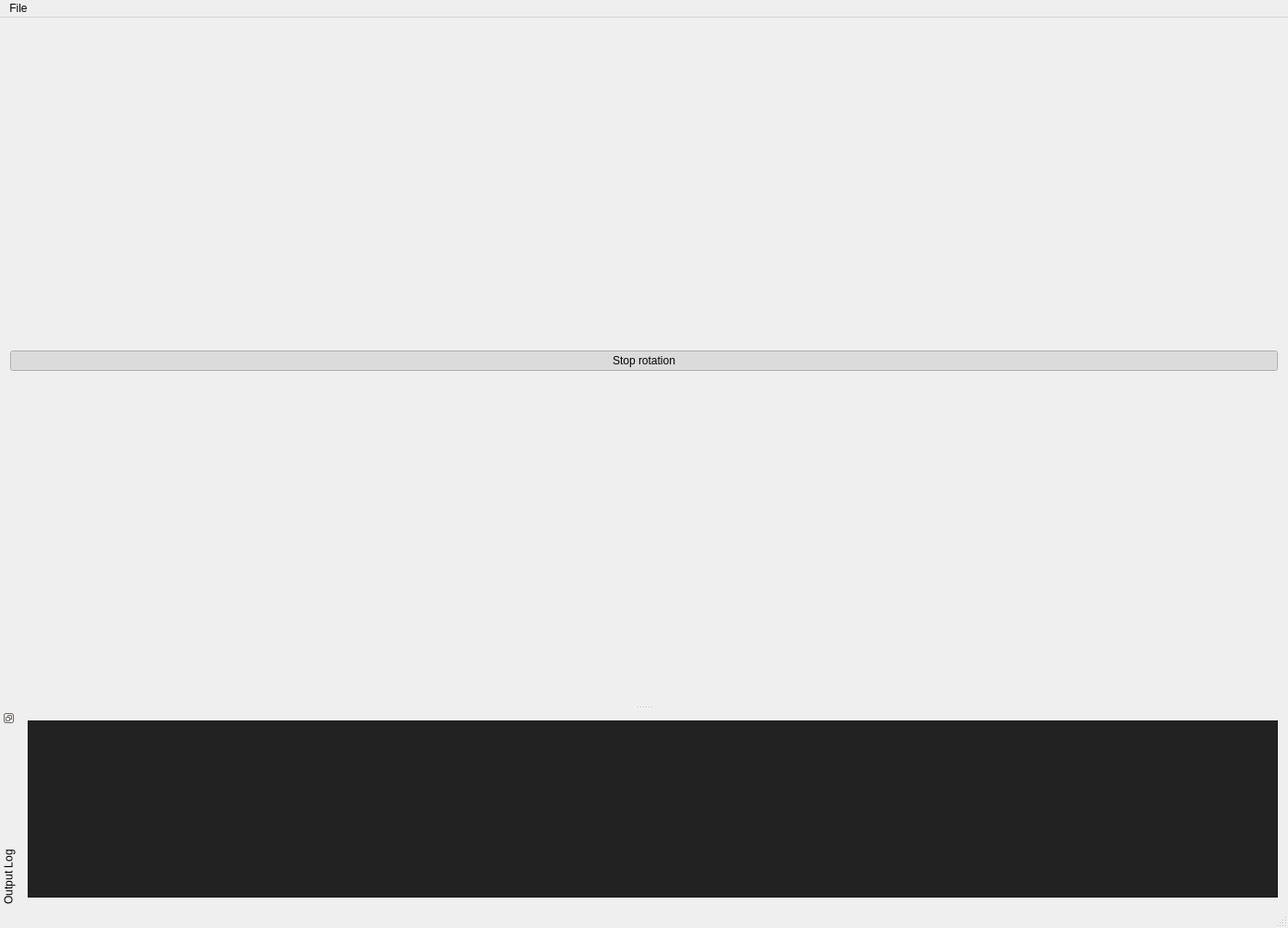
<?xml version="1.0" encoding="UTF-8"?>
<ui version="4.0">
 <class>MainWindow</class>
 <widget class="QMainWindow" name="MainWindow">
  <property name="geometry">
   <rect>
    <x>0</x>
    <y>0</y>
    <width>1396</width>
    <height>1006</height>
   </rect>
  </property>
  <property name="windowTitle">
   <string>OpenGL in Qt is great fun!</string>
  </property>
  <widget class="QWidget" name="centralWidget">
   <layout class="QVBoxLayout" name="verticalLayout">
    <item>
     <widget class="QPushButton" name="rotationButton">
      <property name="text">
       <string>Stop rotation</string>
      </property>
      <property name="checkable">
       <bool>true</bool>
      </property>
      <property name="checked">
       <bool>true</bool>
      </property>
     </widget>
    </item>
    <item>
     <layout class="QVBoxLayout" name="OpenGLLayout"/>
    </item>
   </layout>
  </widget>
  <widget class="QMenuBar" name="menuBar">
   <property name="geometry">
    <rect>
     <x>0</x>
     <y>0</y>
     <width>1396</width>
     <height>22</height>
    </rect>
   </property>
   <widget class="QMenu" name="menuFile">
    <property name="title">
     <string>File</string>
    </property>
    <addaction name="fileExit"/>
   </widget>
   <addaction name="menuFile"/>
  </widget>
  <widget class="QStatusBar" name="statusBar"/>
  <widget class="QDockWidget" name="dockWidgetConsole">
   <property name="features">
    <set>QDockWidget::DockWidgetFloatable|QDockWidget::DockWidgetMovable|QDockWidget::DockWidgetVerticalTitleBar</set>
   </property>
   <property name="windowTitle">
    <string>Output Log</string>
   </property>
   <attribute name="dockWidgetArea">
    <number>8</number>
   </attribute>
   <widget class="QWidget" name="dockWidgetContents">
    <layout class="QHBoxLayout" name="horizontalLayout">
     <item>
      <widget class="QPlainTextEdit" name="outputLog">
       <property name="palette">
        <palette>
         <active>
          <colorrole role="Button">
           <brush brushstyle="SolidPattern">
            <color alpha="255">
             <red>34</red>
             <green>34</green>
             <blue>34</blue>
            </color>
           </brush>
          </colorrole>
          <colorrole role="Light">
           <brush brushstyle="SolidPattern">
            <color alpha="255">
             <red>51</red>
             <green>51</green>
             <blue>51</blue>
            </color>
           </brush>
          </colorrole>
          <colorrole role="Midlight">
           <brush brushstyle="SolidPattern">
            <color alpha="255">
             <red>42</red>
             <green>42</green>
             <blue>42</blue>
            </color>
           </brush>
          </colorrole>
          <colorrole role="Dark">
           <brush brushstyle="SolidPattern">
            <color alpha="255">
             <red>17</red>
             <green>17</green>
             <blue>17</blue>
            </color>
           </brush>
          </colorrole>
          <colorrole role="Mid">
           <brush brushstyle="SolidPattern">
            <color alpha="255">
             <red>23</red>
             <green>23</green>
             <blue>23</blue>
            </color>
           </brush>
          </colorrole>
          <colorrole role="Text">
           <brush brushstyle="SolidPattern">
            <color alpha="255">
             <red>255</red>
             <green>255</green>
             <blue>255</blue>
            </color>
           </brush>
          </colorrole>
          <colorrole role="BrightText">
           <brush brushstyle="SolidPattern">
            <color alpha="255">
             <red>255</red>
             <green>255</green>
             <blue>255</blue>
            </color>
           </brush>
          </colorrole>
          <colorrole role="ButtonText">
           <brush brushstyle="SolidPattern">
            <color alpha="255">
             <red>255</red>
             <green>255</green>
             <blue>255</blue>
            </color>
           </brush>
          </colorrole>
          <colorrole role="Base">
           <brush brushstyle="SolidPattern">
            <color alpha="255">
             <red>34</red>
             <green>34</green>
             <blue>34</blue>
            </color>
           </brush>
          </colorrole>
          <colorrole role="Window">
           <brush brushstyle="SolidPattern">
            <color alpha="255">
             <red>34</red>
             <green>34</green>
             <blue>34</blue>
            </color>
           </brush>
          </colorrole>
          <colorrole role="Shadow">
           <brush brushstyle="SolidPattern">
            <color alpha="255">
             <red>0</red>
             <green>0</green>
             <blue>0</blue>
            </color>
           </brush>
          </colorrole>
          <colorrole role="AlternateBase">
           <brush brushstyle="SolidPattern">
            <color alpha="255">
             <red>17</red>
             <green>17</green>
             <blue>17</blue>
            </color>
           </brush>
          </colorrole>
          <colorrole role="ToolTipBase">
           <brush brushstyle="SolidPattern">
            <color alpha="255">
             <red>255</red>
             <green>255</green>
             <blue>220</blue>
            </color>
           </brush>
          </colorrole>
          <colorrole role="ToolTipText">
           <brush brushstyle="SolidPattern">
            <color alpha="255">
             <red>0</red>
             <green>0</green>
             <blue>0</blue>
            </color>
           </brush>
          </colorrole>
          <colorrole role="PlaceholderText">
           <brush brushstyle="SolidPattern">
            <color alpha="128">
             <red>255</red>
             <green>255</green>
             <blue>255</blue>
            </color>
           </brush>
          </colorrole>
         </active>
         <inactive>
          <colorrole role="Button">
           <brush brushstyle="SolidPattern">
            <color alpha="255">
             <red>34</red>
             <green>34</green>
             <blue>34</blue>
            </color>
           </brush>
          </colorrole>
          <colorrole role="Light">
           <brush brushstyle="SolidPattern">
            <color alpha="255">
             <red>51</red>
             <green>51</green>
             <blue>51</blue>
            </color>
           </brush>
          </colorrole>
          <colorrole role="Midlight">
           <brush brushstyle="SolidPattern">
            <color alpha="255">
             <red>42</red>
             <green>42</green>
             <blue>42</blue>
            </color>
           </brush>
          </colorrole>
          <colorrole role="Dark">
           <brush brushstyle="SolidPattern">
            <color alpha="255">
             <red>17</red>
             <green>17</green>
             <blue>17</blue>
            </color>
           </brush>
          </colorrole>
          <colorrole role="Mid">
           <brush brushstyle="SolidPattern">
            <color alpha="255">
             <red>23</red>
             <green>23</green>
             <blue>23</blue>
            </color>
           </brush>
          </colorrole>
          <colorrole role="Text">
           <brush brushstyle="SolidPattern">
            <color alpha="255">
             <red>255</red>
             <green>255</green>
             <blue>255</blue>
            </color>
           </brush>
          </colorrole>
          <colorrole role="BrightText">
           <brush brushstyle="SolidPattern">
            <color alpha="255">
             <red>255</red>
             <green>255</green>
             <blue>255</blue>
            </color>
           </brush>
          </colorrole>
          <colorrole role="ButtonText">
           <brush brushstyle="SolidPattern">
            <color alpha="255">
             <red>255</red>
             <green>255</green>
             <blue>255</blue>
            </color>
           </brush>
          </colorrole>
          <colorrole role="Base">
           <brush brushstyle="SolidPattern">
            <color alpha="255">
             <red>34</red>
             <green>34</green>
             <blue>34</blue>
            </color>
           </brush>
          </colorrole>
          <colorrole role="Window">
           <brush brushstyle="SolidPattern">
            <color alpha="255">
             <red>34</red>
             <green>34</green>
             <blue>34</blue>
            </color>
           </brush>
          </colorrole>
          <colorrole role="Shadow">
           <brush brushstyle="SolidPattern">
            <color alpha="255">
             <red>0</red>
             <green>0</green>
             <blue>0</blue>
            </color>
           </brush>
          </colorrole>
          <colorrole role="AlternateBase">
           <brush brushstyle="SolidPattern">
            <color alpha="255">
             <red>17</red>
             <green>17</green>
             <blue>17</blue>
            </color>
           </brush>
          </colorrole>
          <colorrole role="ToolTipBase">
           <brush brushstyle="SolidPattern">
            <color alpha="255">
             <red>255</red>
             <green>255</green>
             <blue>220</blue>
            </color>
           </brush>
          </colorrole>
          <colorrole role="ToolTipText">
           <brush brushstyle="SolidPattern">
            <color alpha="255">
             <red>0</red>
             <green>0</green>
             <blue>0</blue>
            </color>
           </brush>
          </colorrole>
          <colorrole role="PlaceholderText">
           <brush brushstyle="SolidPattern">
            <color alpha="128">
             <red>255</red>
             <green>255</green>
             <blue>255</blue>
            </color>
           </brush>
          </colorrole>
         </inactive>
         <disabled>
          <colorrole role="Button">
           <brush brushstyle="SolidPattern">
            <color alpha="255">
             <red>34</red>
             <green>34</green>
             <blue>34</blue>
            </color>
           </brush>
          </colorrole>
          <colorrole role="Light">
           <brush brushstyle="SolidPattern">
            <color alpha="255">
             <red>51</red>
             <green>51</green>
             <blue>51</blue>
            </color>
           </brush>
          </colorrole>
          <colorrole role="Midlight">
           <brush brushstyle="SolidPattern">
            <color alpha="255">
             <red>42</red>
             <green>42</green>
             <blue>42</blue>
            </color>
           </brush>
          </colorrole>
          <colorrole role="Dark">
           <brush brushstyle="SolidPattern">
            <color alpha="255">
             <red>17</red>
             <green>17</green>
             <blue>17</blue>
            </color>
           </brush>
          </colorrole>
          <colorrole role="Mid">
           <brush brushstyle="SolidPattern">
            <color alpha="255">
             <red>23</red>
             <green>23</green>
             <blue>23</blue>
            </color>
           </brush>
          </colorrole>
          <colorrole role="Text">
           <brush brushstyle="SolidPattern">
            <color alpha="255">
             <red>17</red>
             <green>17</green>
             <blue>17</blue>
            </color>
           </brush>
          </colorrole>
          <colorrole role="BrightText">
           <brush brushstyle="SolidPattern">
            <color alpha="255">
             <red>255</red>
             <green>255</green>
             <blue>255</blue>
            </color>
           </brush>
          </colorrole>
          <colorrole role="ButtonText">
           <brush brushstyle="SolidPattern">
            <color alpha="255">
             <red>17</red>
             <green>17</green>
             <blue>17</blue>
            </color>
           </brush>
          </colorrole>
          <colorrole role="Base">
           <brush brushstyle="SolidPattern">
            <color alpha="255">
             <red>34</red>
             <green>34</green>
             <blue>34</blue>
            </color>
           </brush>
          </colorrole>
          <colorrole role="Window">
           <brush brushstyle="SolidPattern">
            <color alpha="255">
             <red>34</red>
             <green>34</green>
             <blue>34</blue>
            </color>
           </brush>
          </colorrole>
          <colorrole role="Shadow">
           <brush brushstyle="SolidPattern">
            <color alpha="255">
             <red>0</red>
             <green>0</green>
             <blue>0</blue>
            </color>
           </brush>
          </colorrole>
          <colorrole role="AlternateBase">
           <brush brushstyle="SolidPattern">
            <color alpha="255">
             <red>34</red>
             <green>34</green>
             <blue>34</blue>
            </color>
           </brush>
          </colorrole>
          <colorrole role="ToolTipBase">
           <brush brushstyle="SolidPattern">
            <color alpha="255">
             <red>255</red>
             <green>255</green>
             <blue>220</blue>
            </color>
           </brush>
          </colorrole>
          <colorrole role="ToolTipText">
           <brush brushstyle="SolidPattern">
            <color alpha="255">
             <red>0</red>
             <green>0</green>
             <blue>0</blue>
            </color>
           </brush>
          </colorrole>
          <colorrole role="PlaceholderText">
           <brush brushstyle="SolidPattern">
            <color alpha="128">
             <red>255</red>
             <green>255</green>
             <blue>255</blue>
            </color>
           </brush>
          </colorrole>
         </disabled>
        </palette>
       </property>
      </widget>
     </item>
    </layout>
   </widget>
  </widget>
  <action name="fileExit">
   <property name="text">
    <string>Exit</string>
   </property>
   <property name="shortcut">
    <string>Ctrl+Q</string>
   </property>
  </action>
 </widget>
 <layoutdefault spacing="6" margin="11"/>
 <resources/>
 <connections/>
</ui>
